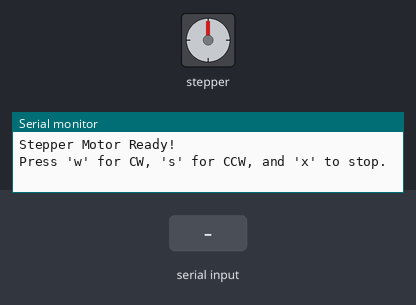
Simulated run of this sketch. Board: Arduino Uno, built with avr-gcc and run on an emulated ATmega328P. Shown: stepper motor, the last lines printed to the serial monitor. The inputs (shaded band) are chosen by the test bench. Stepper angles assume 2048 steps per turn.

Above: at 1.2 s.
1.3 s: "w" received over Serial
At 2.39 s:
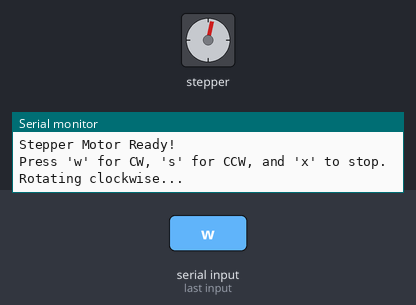
4.3 s: "s" received over Serial
7.3 s: "x" received over Serial
At 7.3 s:
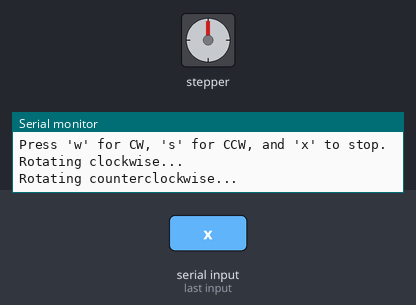
10.3 s: "s" received over Serial
At 11.22 s:
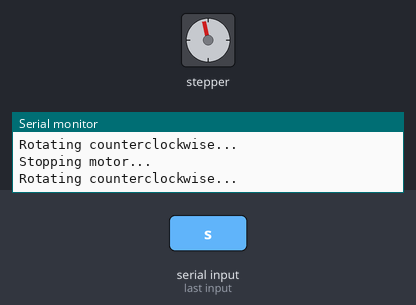
Timing chart, 0 to 25.3 s (numbered marks = the images above; inputs shaded):
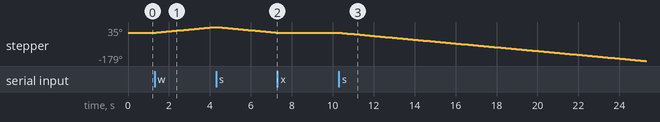

The sketch:

User_Controlled_Stepper.ino
```cpp
#include <Stepper.h>

// Define the number of steps per revolution for your stepper motor
#define STEPS_PER_REV 2048 // For 5VDC Stepper Motor (28BYJ-48)

// Define GPIO pins connected to the motor driver
#define IN1 2
#define IN2 3
#define IN3 4
#define IN4 5

Stepper stepperMotor(STEPS_PER_REV, IN1, IN3, IN2, IN4);

// Variables to manage motor state
bool isRunning = false;
int direction = 1; // 1 for CW, -1 for CCW

void setup() {
  // Speed of the stepper motor (RPM)
  stepperMotor.setSpeed(2.5); // Adjust speed as needed

  Serial.begin(9600);
  Serial.println("Stepper Motor Ready!");
  Serial.println("Press 'w' for CW, 's' for CCW, and 'x' to stop.");
}

void loop() {
  // Check if user entered data in the Serial Monitor
  if (Serial.available() > 0) {
    char input = Serial.read(); // Read a single character input
    input = tolower(input);

    if (input == 'w') {
      direction = 1;
      isRunning = true;
      Serial.println("Rotating clockwise...");
    } else if (input == 's') {
      direction = -1;
      isRunning = true;
      Serial.println("Rotating counterclockwise...");
    } else if (input == 'x') {
      isRunning = false;
      Serial.println("Stopping motor...");
    } else {
      Serial.println("Invalid input. Press 'w' for CW, 's' for CCW, and 'x' to stop.");
    }
  }

  // Rotate the motor continuously while `isRunning` is true
  if (isRunning) {
    stepperMotor.step(direction); // Step in the specified direction
  }
}
```

Measured:
- after the input at 1.3 s, stepper: keeps turning clockwise at about 12°/s, starting after 0.08 s
- after the input at 7.3 s, stepper: stops changing and stays 0°
- after the input at 10.3 s, stepper: keeps turning counter-clockwise at about 12°/s, starting at once
